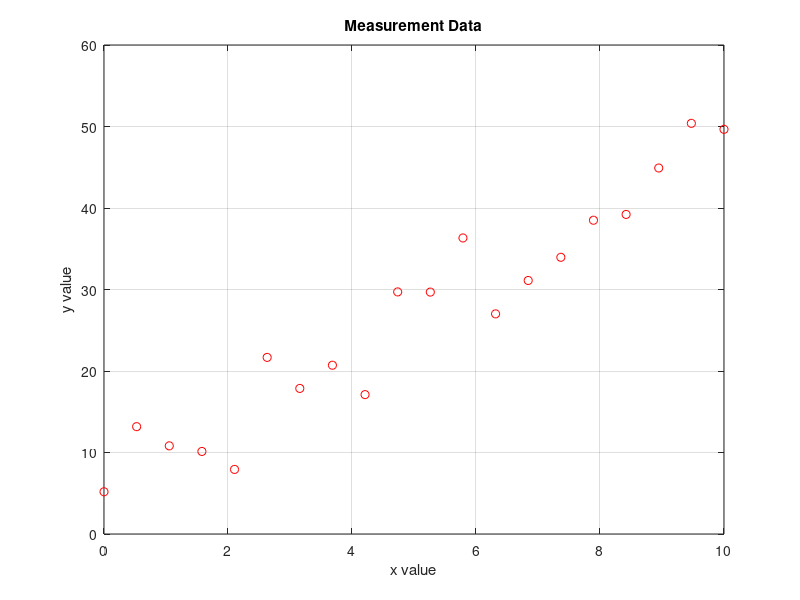
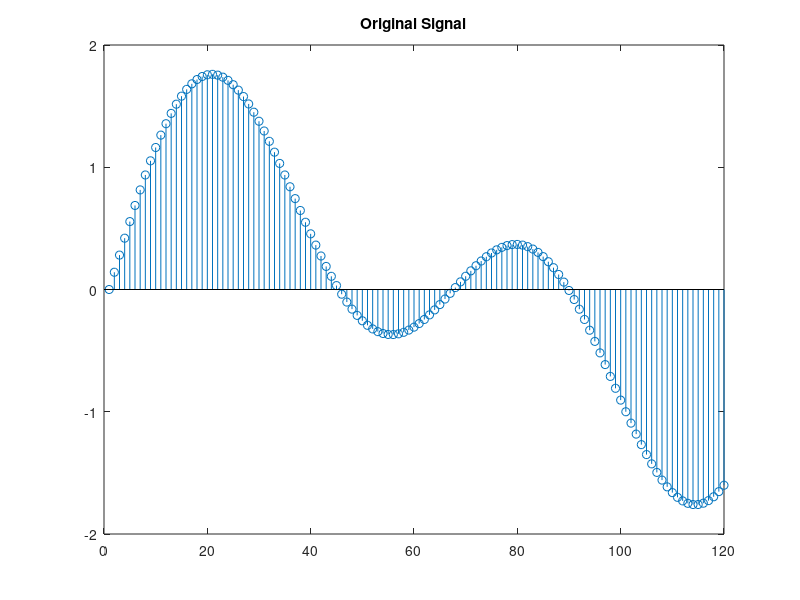
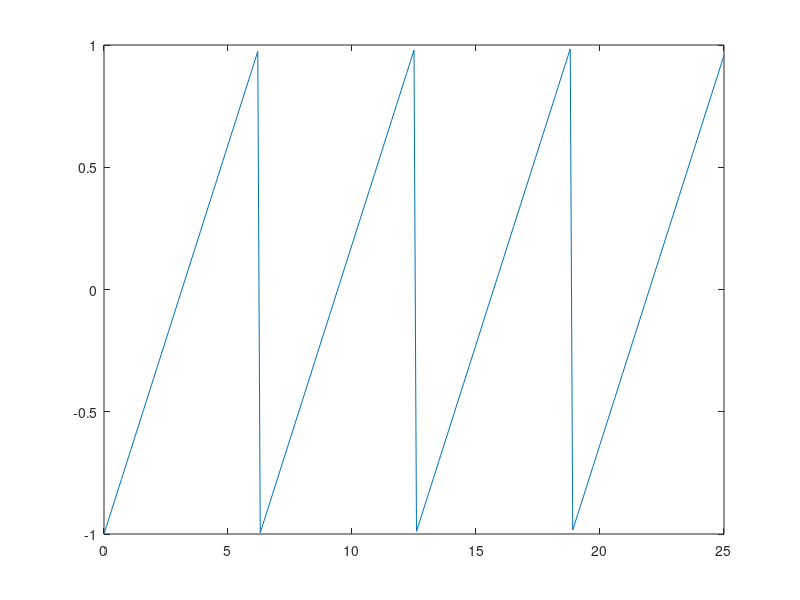

Here is the MATLAB script that generated these plots, in order: (Note: this script raises an error after producing the figures.)
clear all
clc
% importdata('data_ex4.mat')
X=[0 1 2 4 8 16; 3 4 5 6 7 8];
m=mean(X(1,:));
mm=mean(X);
mmm=mean(X,2);
[Y,I] = min(X);
sort(X,1);
t=1900:10:1990; % Time (years)
p=[75.995 91.972 105.711 123.203 131.669...
150.697 179.323 203.212 226.505 249.633];
%Population>a=interp1(t,p,1975);
x=1900:1:2000;
y1=interp1(t,p,x,'spline');
figure;
plot(t,p,'o',x,y1);
xlabel('Time (y)');
ylabel('Population (millions)');

t=0:0.00025:1; % Time vector
x=sin(2*pi*30*t)+sin(2*pi*60*t);
y=decimate(x,4);
figure(1);
stem(x(1:120));
axis([0 120 -2 2]);
title('Original Signal');
figure(2);
stem(y(1:30));
title('Decimated Signal');

plot([0:0.1:25],sawtooth([0:0.1:25]));
%%
%script
x = linspace(0,10,20);
y = 5*x + 3;
yy = y + 8*rand(1,20) .* sign(rand(1,20)-0.5);
figure
plot(x,yy,'ro')
grid
zoom on
xlabel('x value')
ylabel('y value')
title('Measurement Data')
saveas(gcf, 'measdata.jpg')
% inital guess for parameters A & B
params = [1 1];

% run estimation
estimation = fminsearch(@ls_fcn,params, [], x, yy);
A = estimation(1), B = estimation(2) %A error, B fitting value
% plot result
figure
hold on
plot(x, yy, 'ro')
grid
zoom on
xlabel('x value'), ylabel('y value')
title('Example for LS curvefitting')
plot(x, y, 'c')
plot(x, A*x+B)
hold off
set(gca,'Box','on')
legend('Measurement', 'Correct curve', 'Fitted curve','Location','SouthEast')
saveas(gcf, 'fitted.jpg')

